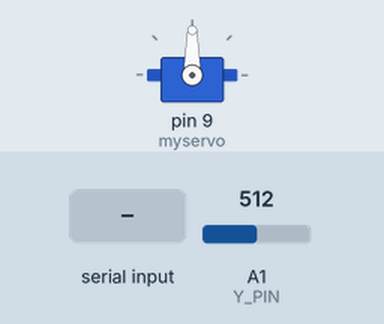
Recording of a sketch running on a simulated Arduino Uno, built with avr-gcc and run on an emulated ATmega328P. Parts: servo. The test bench sets the inputs (shaded band); at power-on: A1 (Y_PIN) = 512.

Above: at 1.2 s.
1.3 s: "left" received over Serial
At 2.0 s:
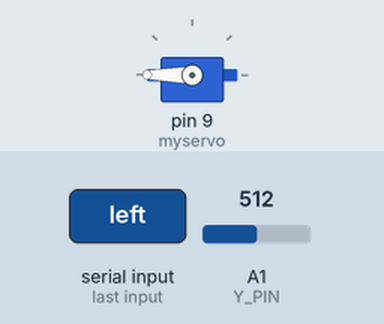
2.8 s: "right" received over Serial
At 3.3 s:
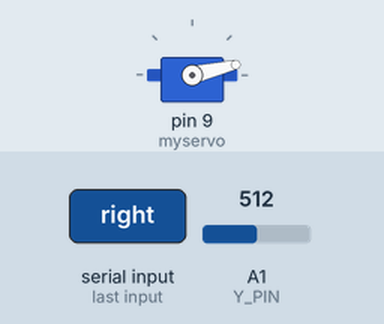
4.3 s: "top" received over Serial
At 5.7 s:
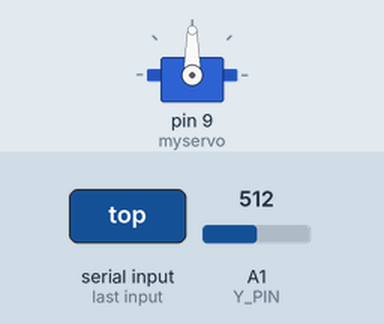
Timing chart, 0 to 7.3 s (numbered marks = the images above; inputs shaded):
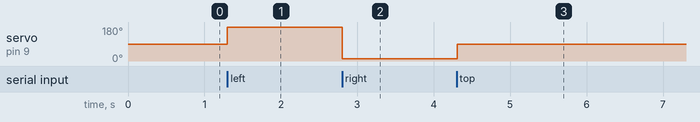

Measured:
- after the input at 1.3 s, servo on pin 9 (myservo): 90° → 180° at once
- after the input at 2.8 s, servo on pin 9 (myservo): 180° → 13° at once
- after the input at 4.3 s, servo on pin 9 (myservo): 13° → 90° at once

The sketch:

servo.ino
```cpp
#include <Servo.h>

#define SW_PIN    2
#define X_PIN     A0
#define Y_PIN     A1

Servo myservo;

void setup()
{
  myservo.attach(9);
  pinMode(SW_PIN, INPUT);
  digitalWrite(SW_PIN, HIGH);
  Serial.begin(115200);
}

void loop()
{
  /*
  Serial.print(digitalRead(SW_PIN));
  Serial.print(" @ ");
  Serial.print(analogRead(X_PIN));
  Serial.print("x");
  */
  int y = analogRead(Y_PIN);
  //Serial.println(y);
  //myservo.write(y/5);
  String inString;
  while (Serial.available() > 0) {
    int inChar = Serial.read();
    inString += (char)inChar;
  }
  if (inString != "")
  {
    if (inString == "left")
      myservo.write(180);
    else if (inString == "right")
      myservo.write(13);
    else if (inString == "top")
      myservo.write(90);
  }
  /*if (v >= 0 && v <= 180)
  {
    myservo.write(v);
    Serial.write("Angle: ");
    Serial.println(v);
  }*/
  delay(10);
}
```
